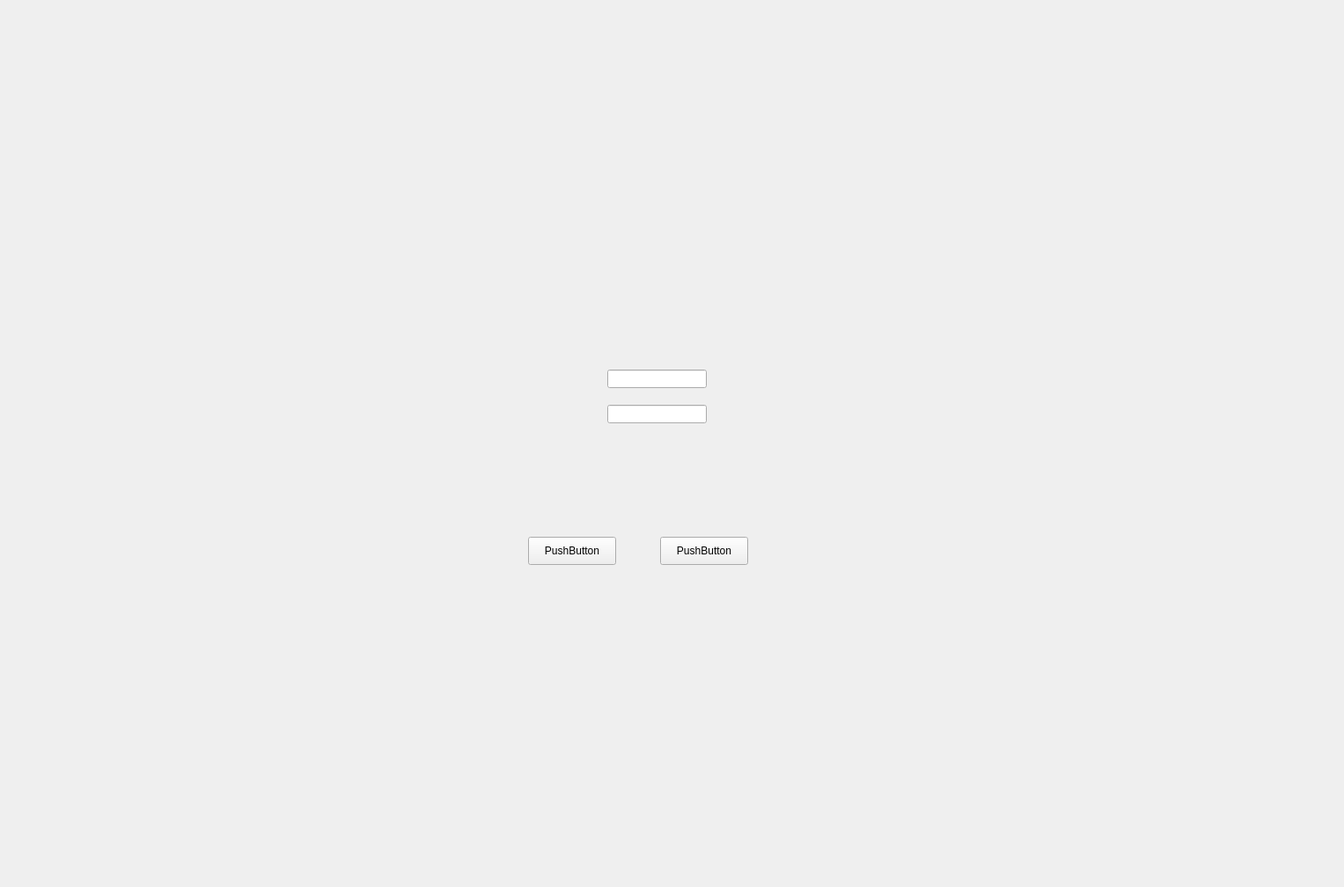
<?xml version="1.0" encoding="UTF-8"?>
<ui version="4.0">
 <class>LoginWindow</class>
 <widget class="QWidget" name="LoginWindow">
  <property name="geometry">
   <rect>
    <x>0</x>
    <y>0</y>
    <width>1527</width>
    <height>1008</height>
   </rect>
  </property>
  <property name="windowTitle">
   <string>Form</string>
  </property>
  <widget class="QLineEdit" name="usernameLineEdit">
   <property name="geometry">
    <rect>
     <x>690</x>
     <y>420</y>
     <width>113</width>
     <height>21</height>
    </rect>
   </property>
  </widget>
  <widget class="QLineEdit" name="passwordLineEdit">
   <property name="geometry">
    <rect>
     <x>690</x>
     <y>460</y>
     <width>113</width>
     <height>21</height>
    </rect>
   </property>
  </widget>
  <widget class="QPushButton" name="loginButton">
   <property name="geometry">
    <rect>
     <x>600</x>
     <y>610</y>
     <width>100</width>
     <height>32</height>
    </rect>
   </property>
   <property name="text">
    <string>PushButton</string>
   </property>
  </widget>
  <widget class="QPushButton" name="registerButton">
   <property name="geometry">
    <rect>
     <x>750</x>
     <y>610</y>
     <width>100</width>
     <height>32</height>
    </rect>
   </property>
   <property name="text">
    <string>PushButton</string>
   </property>
  </widget>
 </widget>
 <resources/>
 <connections/>
</ui>
